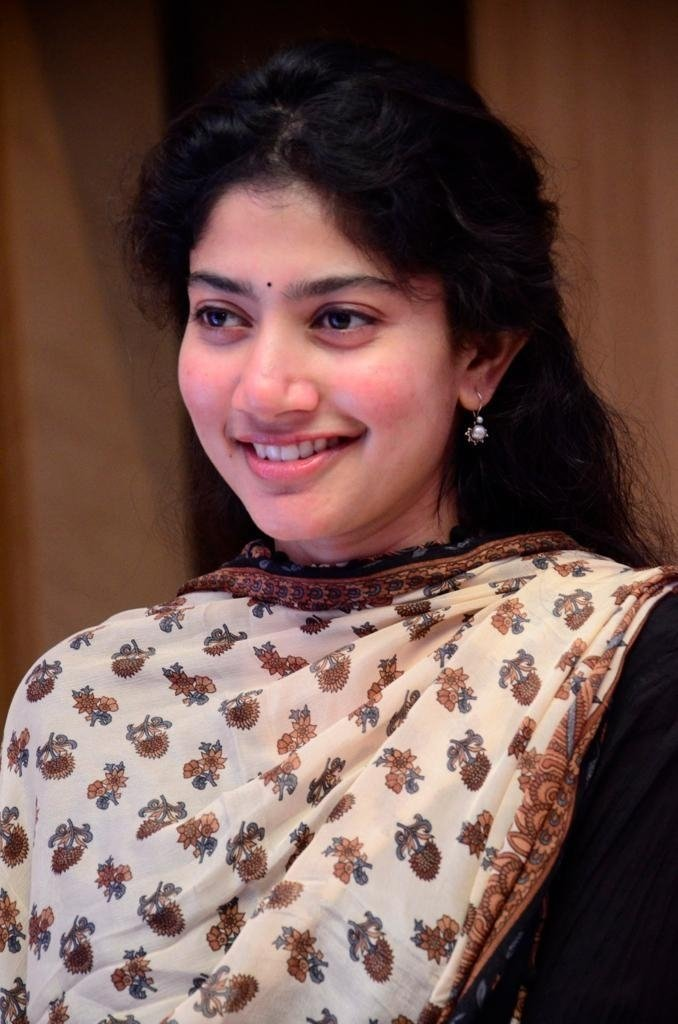
#> input picture model/test_images/saipallavi.jpg, 678 x 1024 px; the run also reads 1 picture not shown here
$ jupyter execute --allow-errors movie_stars_classification.ipynb   (shell and % lines are left out)
#> lines starting #> are read from the running program, lines starting #| are printed output that depends on the picture; after the words box and inside, x2 and y2 are one past the last pixel; in counts of white or black regions, pixels touching at a corner belong together
[cell 1]
import numpy as np
import cv2
import matplotlib
from matplotlib import pyplot as plt

[cell 2]
img = cv2.imread('./test_images/saipallavi.jpg')
#> img is the input picture: shape (1024, 678, 3); mean B, G, R 77, 83.4, 111.6
img.shape

[cell 3]
plt.imshow(img)

#> (a cell that did not finish here is left out)

[cell 5]
gray = cv2.cvtColor(img, cv2.COLOR_BGR2GRAY)
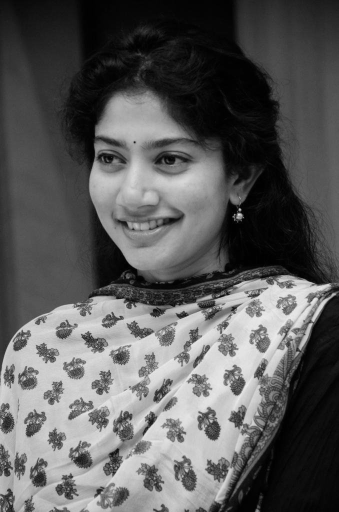
#> gray: shape (1024, 678) (shown at 1/2 size); min 0, max 247, mean 91.1
gray.shape

[cell 6]
gray

[cell 7]
plt.imshow(gray, cmap='gray')

[cell 8]
face_cascade = cv2.CascadeClassifier('./opencv/haarcascades/haarcascade_frontalface_default.xml')
eye_cascade = cv2.CascadeClassifier('./opencv/haarcascades/haarcascade_eye.xml')

faces = face_cascade.detectMultiScale(gray, 1.3, 5)
#> faces = [[128, 194, 326, 326]]
faces
#> Out = [[128, 194, 326, 326]]

[cell 9]
(x,y,w,h) = faces[0]
#> x = 128; y = 194; w = 326; h = 326
x,y,w,h
#> Out = (128, 194, 326, 326)

[cell 10]
face_img = cv2.rectangle(img,(x,y),(x+w,y+h),(255,0,0),2)
plt.imshow(face_img)

[cell 11]
cv2.destroyAllWindows()
for (x,y,w,h) in faces:
    face_img = cv2.rectangle(img,(x,y),(x+w,y+h),(255,0,0),2)
    roi_gray = gray[y:y+h, x:x+w]
    roi_color = face_img[y:y+h, x:x+w]
    eyes = eye_cascade.detectMultiScale(roi_gray)
    for (ex,ey,ew,eh) in eyes:
        cv2.rectangle(roi_color,(ex,ey),(ex+ew,ey+eh),(0,255,0),2)
#> this loop made 1 pass
#> (x, y, w, h, eyes) on pass 1: (128, 194, 326, 326, [[60, 93, 61, 61], [169, 92, 70, 70]])
#> pass 1, `roi_gray = gray[y:y+h, x:x+w]`:
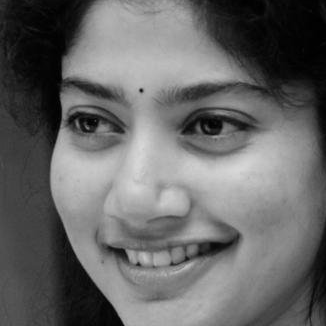
#> roi_gray: shape (326, 326); min 0, max 216, mean 103
#> pass 1, `roi_color = face_img[y:y+h, x:x+w]`:
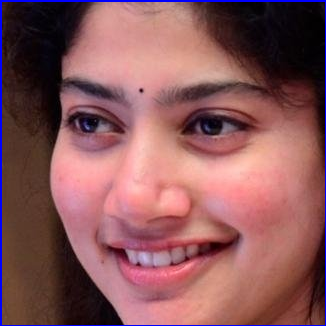
#> roi_color: shape (326, 326, 3); mean B, G, R 90.3, 87, 137.4
#> after the loop:
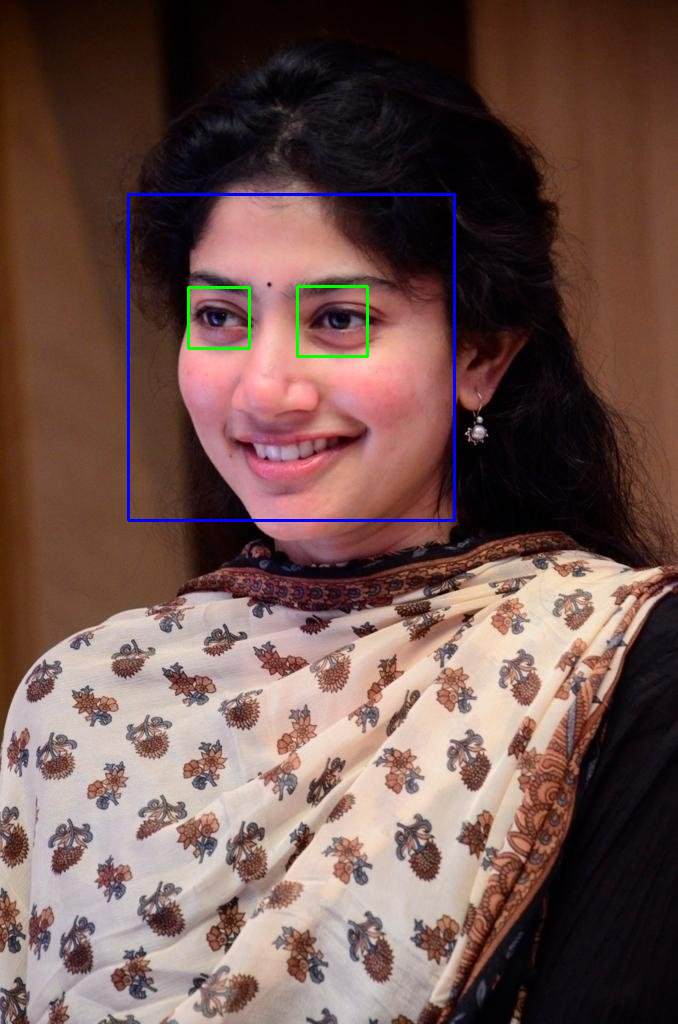
#> img: shape (1024, 678, 3); mean B, G, R 78, 83.4, 110.8
#> after the loop:
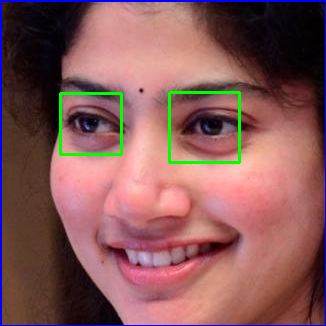
#> roi_color: shape (326, 326, 3); 1.47% of pixels changed, all inside (x1, y1, x2, y2) = (59, 91, 241, 164)


plt.figure()
plt.imshow(face_img, cmap='gray')
plt.show()

[cell 12]
plt.imshow(roi_color, cmap='gray')

[cell 13]
def get_cropped_image_if_2_eyes(image_path):
#> called with image_path = './test_images/saipallavi.jpg'
    img = cv2.imread(image_path)
    gray = cv2.cvtColor(img, cv2.COLOR_BGR2GRAY)
    faces = face_cascade.detectMultiScale(gray, 1.3, 5)
#> faces = [[128, 194, 326, 326]]
    for (x,y,w,h) in faces:
        roi_gray = gray[y:y+h, x:x+w]
        roi_color = img[y:y+h, x:x+w]
        eyes = eye_cascade.detectMultiScale(roi_gray)
        if len(eyes) >= 2:
            return roi_color
#> this loop made 1 pass
#> pass 1, in get_cropped_image_if_2_eyes, `roi_color = img[y:y+h, x:x+w]`:
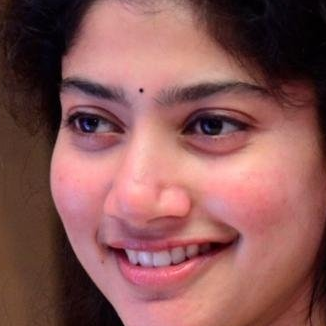
#> roi_color: shape (326, 326, 3); mean B, G, R 86.4, 87.9, 138.8

[cell 14]
original_image = cv2.imread('./test_images/saipallavi.jpg')
plt.imshow(original_image)

[cell 15]
cropped_image = get_cropped_image_if_2_eyes('./test_images/saipallavi.jpg')
plt.imshow(cropped_image)

[cell 16]
import numpy as np
import pywt
import cv2

# [21 lines left out: function w2d, not called in this run]

#> (a cell that did not finish here is left out)

[cell 18]
org_image_obstructed = cv2.imread('./test_images/saipallavi1.jpg')
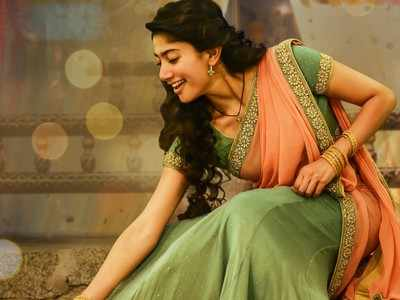
#> input picture model/test_images/saipallavi1.jpg, 400 x 300 px
#> org_image_obstructed is the input picture: shape (300, 400, 3); mean B, G, R 59.8, 108.6, 140.4
plt.imshow(org_image_obstructed)

[cell 19]
cropped_image_no_2_eyes = get_cropped_image_if_2_eyes('./test_images/saipallavi1.jpg')
#> call 2 of get_cropped_image_if_2_eyes, with image_path = './test_images/saipallavi1.jpg'
#> in get_cropped_image_if_2_eyes (call 2), `gray = cv2.cvtColor(img, cv2.COLOR_BGR2GRAY)`:
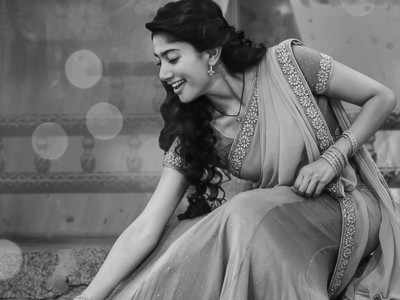
#> gray: shape (300, 400); min 1, max 247, mean 112.5
#> in get_cropped_image_if_2_eyes (call 2), `faces = face_cascade.detectMultiScale(gray, 1.3, 5)`: faces = ()
#> (the rest of the program and of its run is left out)
